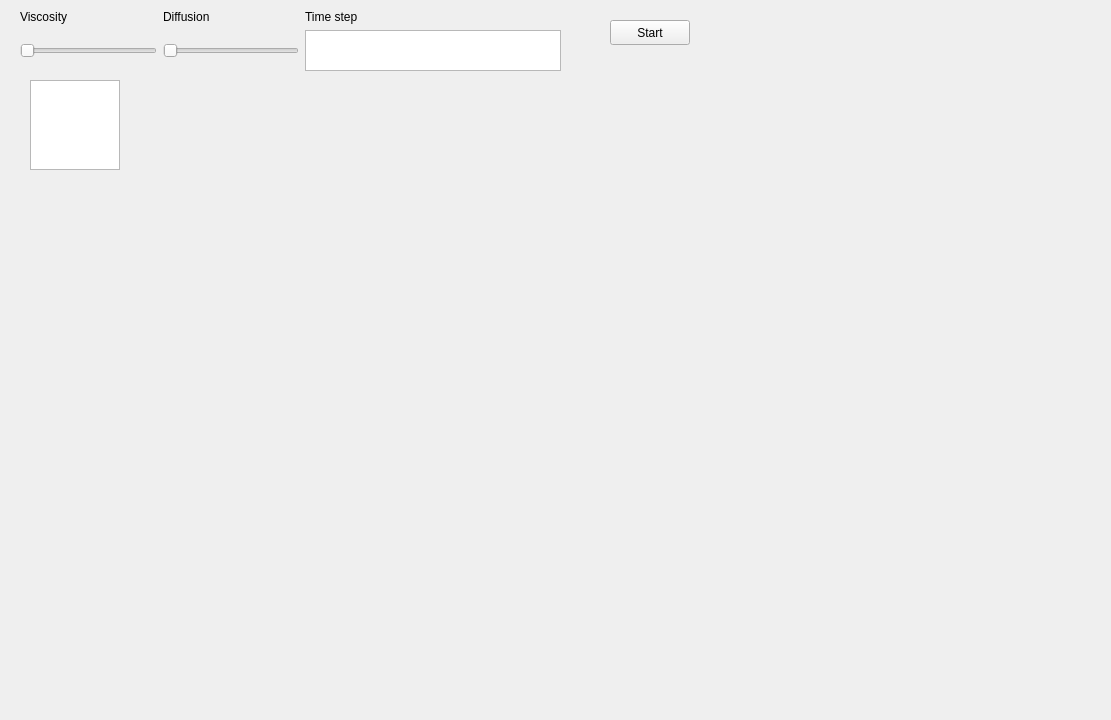
<?xml version="1.0" encoding="UTF-8"?>
<ui version="4.0">
 <class>MainWindow</class>
 <widget class="QMainWindow" name="MainWindow">
  <property name="geometry">
   <rect>
    <x>0</x>
    <y>0</y>
    <width>1111</width>
    <height>720</height>
   </rect>
  </property>
  <property name="windowTitle">
   <string>MainWindow</string>
  </property>
  <widget class="QWidget" name="centralwidget">
   <widget class="MyGraphicsView" name="graphicsView">
    <property name="geometry">
     <rect>
      <x>30</x>
      <y>80</y>
      <width>90</width>
      <height>90</height>
     </rect>
    </property>
    <property name="sizePolicy">
     <sizepolicy hsizetype="Expanding" vsizetype="Expanding">
      <horstretch>0</horstretch>
      <verstretch>0</verstretch>
     </sizepolicy>
    </property>
   </widget>
   <widget class="QPushButton" name="pushButton">
    <property name="geometry">
     <rect>
      <x>610</x>
      <y>20</y>
      <width>80</width>
      <height>25</height>
     </rect>
    </property>
    <property name="text">
     <string>Start</string>
    </property>
   </widget>
   <widget class="QWidget" name="layoutWidget">
    <property name="geometry">
     <rect>
      <x>20</x>
      <y>10</y>
      <width>541</width>
      <height>61</height>
     </rect>
    </property>
    <layout class="QGridLayout" name="gridLayout">
     <item row="1" column="0">
      <widget class="QSlider" name="ViscositySlider">
       <property name="minimum">
        <number>2</number>
       </property>
       <property name="maximum">
        <number>101</number>
       </property>
       <property name="singleStep">
        <number>25</number>
       </property>
       <property name="orientation">
        <enum>Qt::Horizontal</enum>
       </property>
      </widget>
     </item>
     <item row="0" column="0">
      <widget class="QLabel" name="label_2">
       <property name="text">
        <string>Viscosity</string>
       </property>
      </widget>
     </item>
     <item row="1" column="1">
      <widget class="QSlider" name="DiffusionSlider">
       <property name="minimum">
        <number>2</number>
       </property>
       <property name="orientation">
        <enum>Qt::Horizontal</enum>
       </property>
      </widget>
     </item>
     <item row="0" column="1">
      <widget class="QLabel" name="label">
       <property name="text">
        <string>Diffusion</string>
       </property>
      </widget>
     </item>
     <item row="0" column="2">
      <widget class="QLabel" name="label_3">
       <property name="text">
        <string>Time step</string>
       </property>
      </widget>
     </item>
     <item row="1" column="2">
      <widget class="QPlainTextEdit" name="plainTextEdit">
       <property name="enabled">
        <bool>true</bool>
       </property>
       <property name="sizePolicy">
        <sizepolicy hsizetype="Minimum" vsizetype="Fixed">
         <horstretch>0</horstretch>
         <verstretch>0</verstretch>
        </sizepolicy>
       </property>
       <property name="font">
        <font>
         <pointsize>9</pointsize>
        </font>
       </property>
       <property name="plainText">
        <string/>
       </property>
       <property name="placeholderText">
        <string>ms</string>
       </property>
      </widget>
     </item>
    </layout>
   </widget>
  </widget>
  <widget class="QMenuBar" name="menubar">
   <property name="geometry">
    <rect>
     <x>0</x>
     <y>0</y>
     <width>1111</width>
     <height>22</height>
    </rect>
   </property>
  </widget>
 </widget>
 <customwidgets>
  <customwidget>
   <class>MyGraphicsView</class>
   <extends>QGraphicsView</extends>
   <header location="global">mygraphicsview.h</header>
   <slots>
    <slot>start()</slot>
   </slots>
  </customwidget>
 </customwidgets>
 <resources/>
 <connections>
  <connection>
   <sender>pushButton</sender>
   <signal>clicked()</signal>
   <receiver>graphicsView</receiver>
   <slot>start()</slot>
   <hints>
    <hint type="sourcelabel">
     <x>678</x>
     <y>55</y>
    </hint>
    <hint type="destinationlabel">
     <x>743</x>
     <y>111</y>
    </hint>
   </hints>
  </connection>
 </connections>
</ui>
